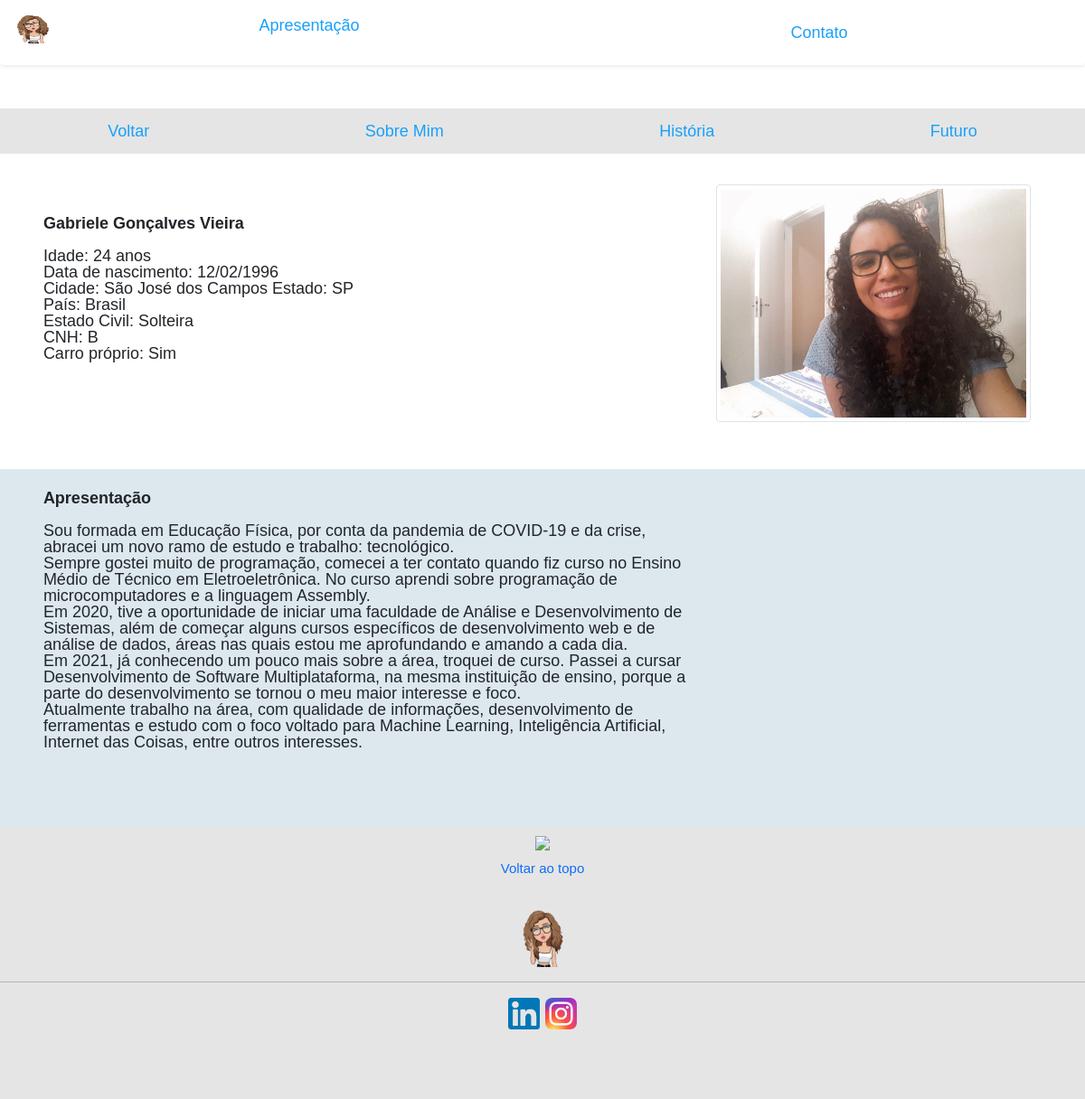
The app's page /conteudo/sobre-mim/ with its own data.
### pessoalsite/models.py (models this page shows, shortened)
class Assuntos(TimeStampedModel):
    aba = models.CharField(max_length=255)
    name = models.CharField(max_length=255, unique=True)
    slug = models.SlugField(max_length=255, unique=True)
    def get_absolute_url(self):
        return reverse("pessoalsite:list_conteudo", kwargs={"slug": self.slug})

class Conteudo(TimeStampedModel):
    assunto = models.ForeignKey(
        Assuntos, related_name="assuntos",on_delete=models.CASCADE)
    slug = models.SlugField(max_length=255, unique=True)
    author = models.ForeignKey(User,on_delete=models.CASCADE)
    identificacao = models.CharField(max_length=255,blank=True)
    title = models.CharField(max_length=255,blank=True)
    cor = models.CharField(max_length=255,blank=True)
    description = models.TextField(blank=True)
    image = models.ImageField(upload_to='img/',blank=True)
    link =  models.CharField(max_length=255,blank=True)
    video = models.CharField(max_length=255,blank=True)
    is_available = models.BooleanField(default=True)
    objects = models.Manager()
    available = AvailableManager()

### pessoalsite/views.py (the view)
# urls.py: path("conteudo/<slug:slug>/", ConteudoListView.as_view(), name='list_conteudo'),
class ConteudoListView(ListView):
    assunto = None
    def get_queryset(self):
        queryset = Conteudo.available.all()
        assunto_slug = self.kwargs.get("slug")
        if assunto_slug:
            self.assunto = get_object_or_404(Assuntos, slug=assunto_slug)
            queryset = queryset.filter(assunto=self.assunto)
        return queryset
    def get_context_data(self, **kwargs):
        context = super().get_context_data(**kwargs)
        context["assunto"] = self.assunto
        context["assuntos"] = Assuntos.objects.all()
        return context

### pessoalsite/models.py (called while the page is built)
    def get_queryset(self):
        return super().get_queryset().filter(is_available=True)

### pessoalsite/templates/pessoalsite/conteudo_list.html (shortened to what this page needs)
{% extends 'pessoalsite/base_conteudo.html' %}
{% load static %}
{% block title %}
{{assunto.aba}}
{% endblock %}
{% block nav %}
{% if assunto.aba == 'Apresentação' %}
<a href = "/apresentacao/" target="_self" style='color: #18A0FB;' target="_self" class ="nav-item nav-link"> Voltar </a>
{% elif assunto.aba == 'Acadêmica' %}
<a href = "/academica/" target="_self" style='color: #18A0FB;' target="_self" class ="nav-item nav-link"> Voltar </a>
{% elif assunto.aba == 'Profissional' %}
<a href = "/profissional/" target="_self" style='color: #18A0FB;' target="_self" class ="nav-item nav-link"> Voltar </a>
{% elif assunto.aba == 'Pessoal' %}
<a href = "/pessoal/" target="_self" style='color: #18A0FB;' target="_self" class ="nav-item nav-link"> Voltar </a>
{% elif assunto.aba == 'Projetos' %}
<a href = "/projetos/" target="_self" style='color: #18A0FB;' target="_self" class ="nav-item nav-link"> Voltar </a>
{% endif %}
{% for cat in assuntos %}
{% if cat.aba == assunto.aba %}
<a href="{{ cat.get_absolute_url }}" target="_self" style='color: #18A0FB;' target="_self" class ="nav-item nav-link">
    {{ cat.name }}
</a>
{% endif %}
{% endfor %}
{% endblock %}
{% block content %}{% endblock content %}

### pessoalsite/static/css/style_conteudo.css (style rules this page uses)
body { margin: 0; padding: 0; border: 0; background: transparent; line-height: 1; font-family: 'Alata', sans-serif; font-size: 18px; }
a { text-decoration: none; cursor: pointer; }
.nav-item { color: #18A0FB; text-decoration: none; }
.azul { position:relative; background-color: #DDE8EE; width: 99%; height: auto; }
.branco { position:relative; width: 99%; height: auto; }
.azul div { margin-top: 1%; }
.branco div { padding-top: 1%; }

### records on screen
Assuntos: aba "Apresentação", name "Sobre Mim"
Assuntos: name "História"
Assuntos: name "Futuro"
Conteudo: cor+title+description "Gabriele Gonçalves Vieira Idade: 24 anos Data de nascimento: 12/02/1996 Cidade: São José dos Campos Estado: SP País: Brasil Estado Civil: Solteira CNH: B Carro próprio: Sim Apresentação Sou formada em Educação Física, por conta da pandemia de COVID-19 e da crise, abracei um novo ramo de estudo e trabalho: tecnológico. Sempre gostei muito de programação, comecei a ter contato quando fiz curso no Ensino Médio de Técnico em Eletroeletrônica. No curso aprendi sobre programação de microcomputadores e a linguagem Assembly. Em 2020, tive a oportunidade de iniciar uma faculdade de Análise e Desenvolvimento de Sistemas, além de começar alguns cursos específicos de desenvolvimento web e de análise de…", cor+title+description (picture)
